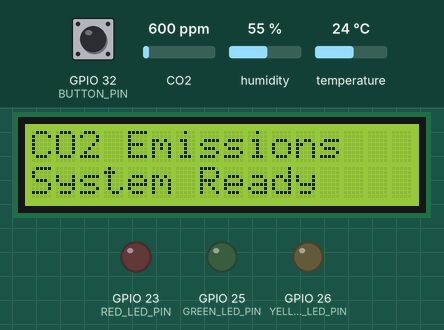
Simulated run of this program. Board: ESP32. Shown: 16×2 character LCD, output pins drawn as LEDs (lit = HIGH). The inputs (shaded band) are chosen by the test bench; at power-on: GPIO 32 (BUTTON_PIN) HIGH, CO2 600 ppm, humidity 55 %, temperature 24 °C. WiFi joins after 1.5 s; servers stay silent unless stated; what the program prints to the serial monitor is not drawn.

Above: at 3.2 s.
3.3 s: GPIO 32 (BUTTON_PIN) pulled LOW for 1 s
At 4.8 s:
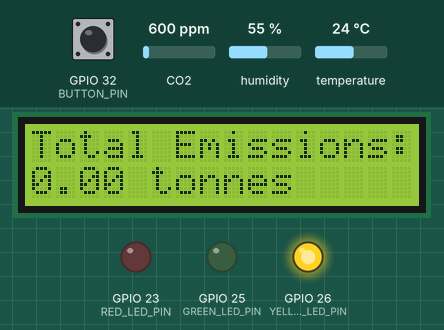
5.8 s: GPIO 32 (BUTTON_PIN) pulled LOW for 0.15 s
At 6.2 s:
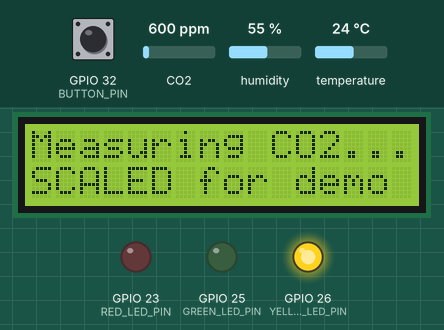
7.4 s: CO2 set to 1961 ppm
9.7 s: CO2 set to 2039 ppm
At 11.7 s:
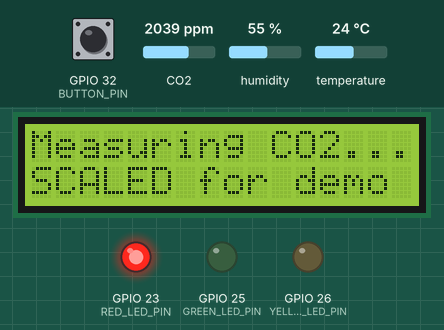
12.0 s: GPIO 32 (BUTTON_PIN) pulled LOW for 3.2 s
At 15.8 s:
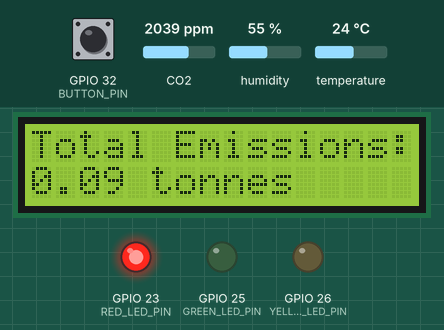
Timing chart, 0 to 17.3 s (numbered marks = the images above; inputs shaded):
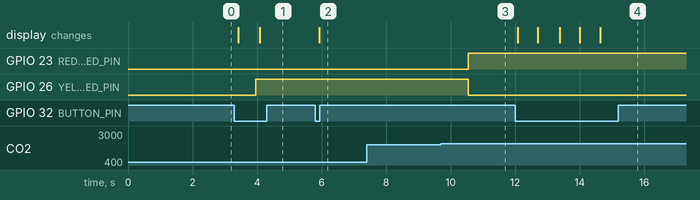

The program:

main.cpp
```cpp
#include <Arduino.h>
#include <SHT1x-ESP.h>
#include <MQ135.h>
#include <vector>
#include <Wire.h>
#include <WiFi.h>
#include <LiquidCrystal_I2C.h>
#include <ESPAsyncWebServer.h>
#include <ArduinoJson.h>
#include <freertos/FreeRTOS.h>
#include <freertos/task.h>
#include <HTTPClient.h>

#define SHT10_DATA_PIN  21
#define SHT10_CLOCK_PIN 22
#define MQ135_ANALOG_PIN 34
#define SSID "please"
#define PASSWORD "trialnetwork"
#define GREEN_LED_PIN 25
#define YELLOW_LED_PIN 26
#define RED_LED_PIN 23
#define BUTTON_PIN 32
#define EXHAUST_FLOW_RATE 0.05

SHT1x sht10(SHT10_DATA_PIN, SHT10_CLOCK_PIN);
MQ135 mq135_sensor(MQ135_ANALOG_PIN);
LiquidCrystal_I2C lcd(0x27, 16, 2);
AsyncWebServer server(80);

bool isMeasuring = false;
unsigned long startTime = 0;
unsigned long stopTime = 0;
float totalEmissions = 0;

struct CO2Reading {
  float concentration;
  unsigned long timestamp;
};

std::vector<CO2Reading> co2Readings;

void calculateAndDisplayResults();
float calculateCO2Emissions(float co2_ppm, float flow_rate_m3s);
void handleCO2Endpoint(AsyncWebServerRequest *request);
void wifiServerTask(void *pvParameters);
void measureCO2Task(void *pvParameters);
void httpGetTask(void * parameter);

void setup() {
  Serial.begin(115200);
  Wire.begin(19, 18);

  lcd.init();
  lcd.backlight();
  lcd.setCursor(0, 0);
  lcd.print("CO2 Emissions");
  lcd.setCursor(0, 1);
  lcd.print("System Ready");
  delay(2000);

  pinMode(GREEN_LED_PIN, OUTPUT);
  pinMode(YELLOW_LED_PIN, OUTPUT);
  pinMode(RED_LED_PIN, OUTPUT);
  pinMode(BUTTON_PIN, INPUT_PULLUP);

  xTaskCreatePinnedToCore(wifiServerTask, "WifiServerTask", 10000, NULL, 1, NULL, 0); // Core 0
  xTaskCreatePinnedToCore(measureCO2Task, "MeasureCO2Task", 10000, NULL, 1, NULL, 1); // Core 1
}

void loop() {
  // Empty loop
}

void wifiServerTask(void *pvParameters) {
  WiFi.begin(SSID, PASSWORD);
  Serial.println("Connecting to WiFi..");
  while (WiFi.status() != WL_CONNECTED) {
    delay(200);
    Serial.print(".");
  }
  Serial.println("Connected with IP: ");
  Serial.println(WiFi.localIP());

  server.on("/co2", HTTP_GET, handleCO2Endpoint);
  server.begin();

  for (;;) {
    vTaskDelay(1000 / portTICK_PERIOD_MS);
  }
  server.on("/triggerHttpRequest", HTTP_GET, [](AsyncWebServerRequest *request) {
    // Start the HTTP request task when this endpoint is accessed
    xTaskCreate(
        httpGetTask,          /* Task function */
        "HTTPGetTask",        /* Name of the task */
        10000,                /* Stack size (in bytes) */
        NULL,                 /* Parameter to pass to the task */
        1,                    /* Task priority */
        NULL);                /* Task handle */

    // Respond to the HTTP request
    request->send(200, "text/plain", "HTTP request triggered");
});

}

void measureCO2Task(void *pvParameters) {
  unsigned long lastSampleTime = 0;
  for (;;) {
    if (digitalRead(BUTTON_PIN) == LOW) {
      if (isMeasuring) {
        stopTime = millis();
        isMeasuring = false;
        calculateAndDisplayResults();
      } else {
        startTime = millis();
        isMeasuring = true;
        lcd.clear();
        lcd.print("Measuring CO2...");
        lcd.setCursor(0, 1);
        lcd.print("SCALED for demo");
      }
      delay(500); // Debounce delay
    }

    if (isMeasuring && millis() - lastSampleTime >= 2000) {
      lastSampleTime = millis();
      CO2Reading reading;
      reading.concentration = mq135_sensor.getCorrectedPPM(sht10.readTemperatureC(), sht10.readHumidity());
      reading.timestamp = millis();
      co2Readings.push_back(reading);

      Serial.print("CO2 Concentration: ");
      Serial.print(reading.concentration);
      Serial.print(" ppm at ");
      Serial.println(reading.timestamp);

      if (reading.concentration < 200) {
        digitalWrite(GREEN_LED_PIN, HIGH);
        digitalWrite(YELLOW_LED_PIN, LOW);
        digitalWrite(RED_LED_PIN, LOW);
      } else if (reading.concentration < 2000) {
        digitalWrite(GREEN_LED_PIN, LOW);
        digitalWrite(YELLOW_LED_PIN, HIGH);
        digitalWrite(RED_LED_PIN, LOW);
      } else {
        digitalWrite(GREEN_LED_PIN, LOW);
        digitalWrite(YELLOW_LED_PIN, LOW);
        digitalWrite(RED_LED_PIN, HIGH);
      }
    }

    vTaskDelay(100 / portTICK_PERIOD_MS);
  }
}

void calculateAndDisplayResults() {
  float lastEmission = 0;
  for (size_t i = 1; i < co2Readings.size(); i++) {
    float timeIntervalHours = (co2Readings[i].timestamp - co2Readings[i - 1].timestamp) / 3600000.0;
    float emission = calculateCO2Emissions(co2Readings[i].concentration, EXHAUST_FLOW_RATE) * timeIntervalHours;
    lastEmission = calculateCO2Emissions(co2Readings[i].concentration, EXHAUST_FLOW_RATE);
    totalEmissions += lastEmission;
  }

  lcd.clear();
  lcd.print("Total Emissions:");
  lcd.setCursor(0, 1);
  lcd.print(totalEmissions);
  lcd.print(" tonnes");
  co2Readings.clear();
  xTaskCreate(
        httpGetTask,          /* Task function. */
        "HTTPGetTask",        /* String with name of task. */
        10000,                /* Stack size in bytes. */
        NULL,                 /* Parameter passed as input of the task */
        1,                    /* Priority of the task. */
        NULL);                /* Task handle. */

    co2Readings.clear();
}

float calculateCO2Emissions(float co2_ppm, float flow_rate_m3s) {
  float mass_fraction = co2_ppm / 1000000.0;
  float density_of_exhaust = 1.204;
  float mass_of_CO2_per_second = flow_rate_m3s * density_of_exhaust * mass_fraction;
  return mass_of_CO2_per_second * 3600 * 0.001 * 100;
}

void handleCO2Endpoint(AsyncWebServerRequest *request) {
    StaticJsonDocument<200> doc;
    doc["message"] = "Latest CO2 emission reading SCALED BY 100000 for demo purposes";
    doc["emission"] = totalEmissions;

    String response;
    serializeJson(doc, response);
    request->send(200, "application/json", response);
}

void httpGetTask(void * parameter){
    HTTPClient http;
    http.begin("http://e8f8-213-43-1-133.ngrok-free.app/sendRequest");
    http.addHeader("ngrok-skip-browser-warning", "1");

    int httpCode = http.GET(); // Perform the GET request
    if(httpCode > 0) {
        String payload = http.getString();
        Serial.println(payload); // Print the response payload
    } else {
        Serial.println("Error on HTTP request");
    }

    http.end(); // Free the resources
    vTaskDelete(NULL); // Delete the task when done
}
```

Measured:
- the behaviour switches between 1999 and 2000 ppm on CO2 (found by bisection; images 2 and 3)
- after the input at 3.3 s, GPIO 26 (YELLOW_LED_PIN): LOW → HIGH after 0.66 s; the display: first changes after 0.12 s (image 1 shows a later state)
- after the input at 5.8 s, the display: changes after 0.12 s (image 2)
- after the input at 7.4 s, every drawn part: stays the same
- after the input at 9.7 s, GPIO 23 (RED_LED_PIN): LOW → HIGH after 0.85 s; GPIO 26 (YELLOW_LED_PIN): HIGH → LOW after 0.85 s
- after the input at 12.0 s, the display: changes after 0.08 s (image 4)
